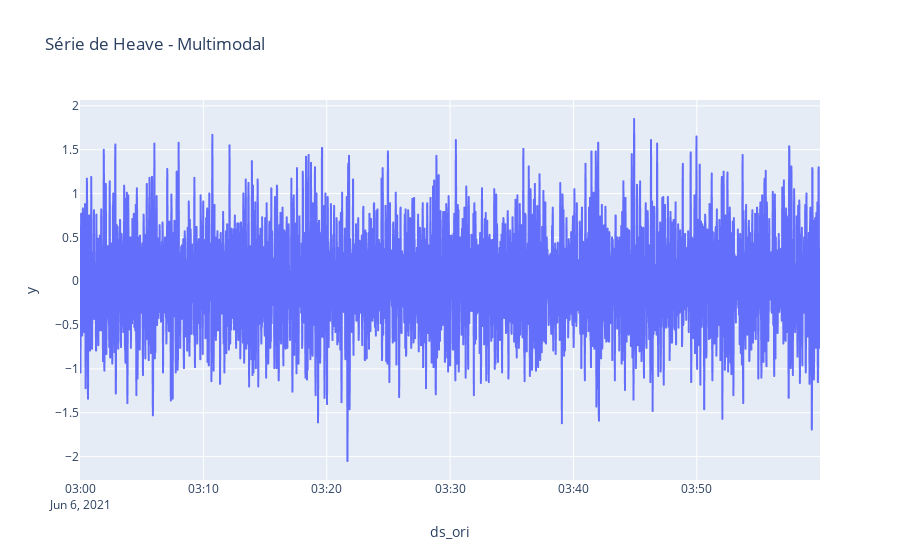

Notebook code for this chart:
### Code cell
fig = px.line(df, x="ds_ori", y="y", title=f"Série de Heave - {series[IDX].capitalize()}", labels={"time_sec": "Tempo (s)", "n1": "n1"})
fig.show()

### Figure 1 — Plotly figure (JSON) as saved in the notebook; plotly's stock layout.template omitted (floating-point values rounded to 4 significant figures; data arrays with more than 128 entries replaced by an {"elided": "..."} marker saying what was removed)
{"data": [{"hovertemplate": "ds_ori=%{x}<br>y=%{y}<extra></extra>", "legendgroup": "", "line": {"color": "#636efa", "dash": "solid"}, "marker": {"symbol": "circle"}, "mode": "lines", "name": "", "showlegend": false, "type": "scattergl", "x": {"elided": "4608 str values"}, "xaxis": "x", "y": {"elided": "4608 float values"}, "yaxis": "y"}], "layout": {"legend": {"tracegroupgap": 0}, "title": {"text": "Série de Heave - Multimodal"}, "xaxis": {"anchor": "y", "domain": [0, 1], "title": {"text": "ds_ori"}}, "yaxis": {"anchor": "x", "domain": [0, 1], "title": {"text": "y"}}}}
